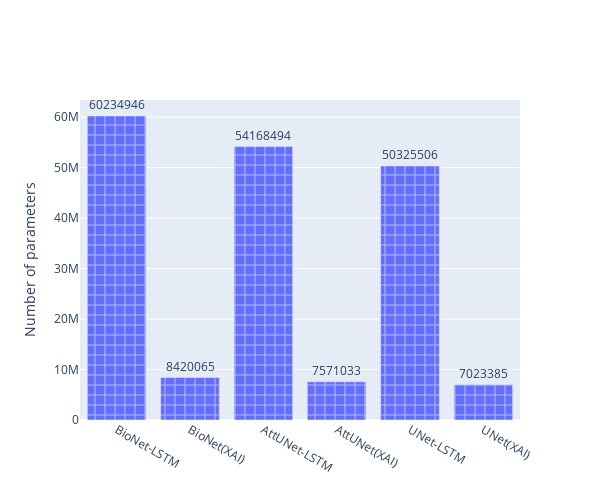

The code cell stored with this chart in its notebook:
### Code cell
import plotly.graph_objects as go

colors = ["+",] * 6

fig = go.Figure(data=[go.Bar(
    x=['BioNet-LSTM', 'BioNet(XAI)', 'AttUNet-LSTM', 'AttUNet(XAI)', 'UNet-LSTM', 'UNet(XAI)'],
    y=[60234946,8420065, 54168494, 7571033, 50325506, 7023385],
    text=[60234946,8420065, 54168494, 7571033, 50325506, 7023385],
    textposition='outside',
    marker_pattern_shape=colors # marker color can be a single color value or an iterable
)])
fig.update_layout( yaxis_title='Number of parameters',width=600, height=500)

fig.write_image('./evaluation_figures/LSTM_vs_XAI_params.pdf')
fig.show()

### Figure 1 — Plotly figure (JSON) as saved in the notebook; plotly's stock layout.template omitted (floating-point values rounded to 4 significant figures)
{"data": [{"marker": {"pattern": {"shape": ["+", "+", "+", "+", "+", "+"]}}, "text": ["60234946", "8420065", "54168494", "7571033", "50325506", "7023385"], "textposition": "outside", "type": "bar", "x": ["BioNet-LSTM", "BioNet(XAI)", "AttUNet-LSTM", "AttUNet(XAI)", "UNet-LSTM", "UNet(XAI)"], "y": [60234946, 8420065, 54168494, 7571033, 50325506, 7023385]}], "layout": {"height": 500, "width": 600, "yaxis": {"title": {"text": "Number of parameters"}}}}
